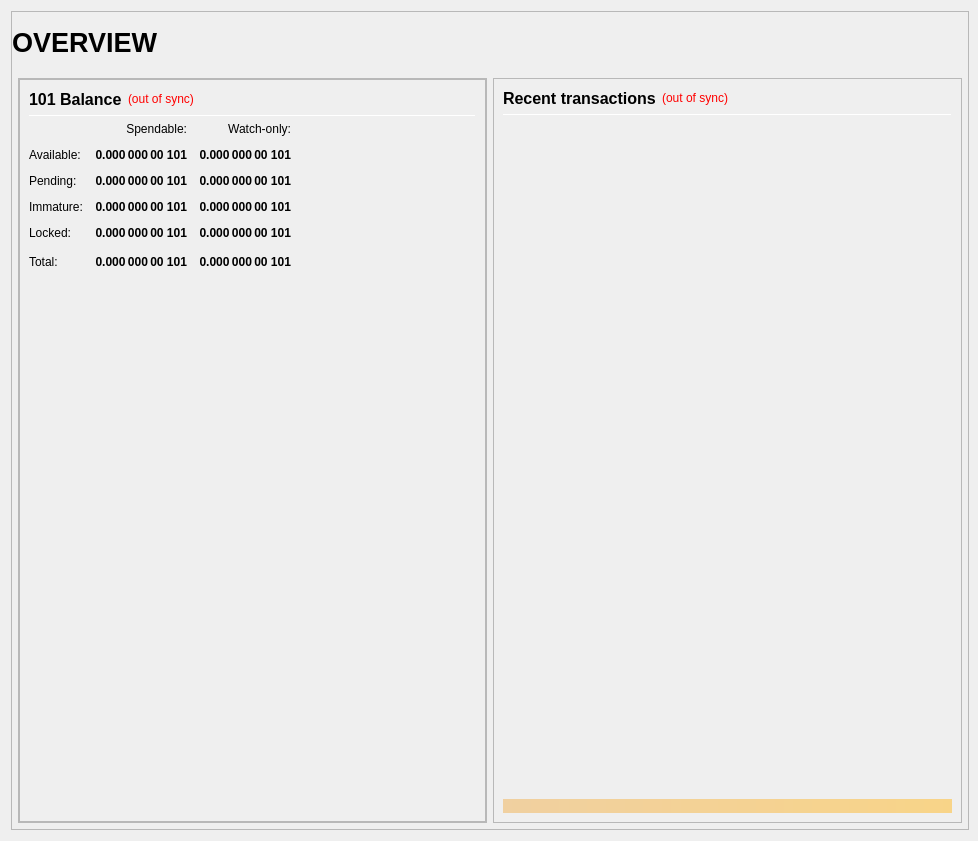
<?xml version="1.0" encoding="UTF-8"?>
<ui version="4.0">
 <class>OverviewPage</class>
 <widget class="QWidget" name="OverviewPage">
  <property name="geometry">
   <rect>
    <x>0</x>
    <y>0</y>
    <width>978</width>
    <height>841</height>
   </rect>
  </property>
  <property name="minimumSize">
   <size>
    <width>960</width>
    <height>682</height>
   </size>
  </property>
  <property name="windowTitle">
   <string>Form</string>
  </property>
  <layout class="QVBoxLayout" name="topLayout" stretch="1">
   <property name="rightMargin">
    <number>9</number>
   </property>
   <item>
    <widget class="QFrame" name="frame_BG">
     <property name="minimumSize">
      <size>
       <width>850</width>
       <height>610</height>
      </size>
     </property>
     <property name="maximumSize">
      <size>
       <width>16777215</width>
       <height>16777215</height>
      </size>
     </property>
     <property name="frameShape">
      <enum>QFrame::StyledPanel</enum>
     </property>
     <property name="frameShadow">
      <enum>QFrame::Raised</enum>
     </property>
     <layout class="QVBoxLayout" name="verticalLayout_3" stretch="1">
      <property name="leftMargin">
       <number>0</number>
      </property>
      <property name="topMargin">
       <number>0</number>
      </property>
      <property name="rightMargin">
       <number>0</number>
      </property>
      <property name="bottomMargin">
       <number>6</number>
      </property>
      <item>
       <layout class="QVBoxLayout" name="verticalLayout_Master" stretch="0,1">
        <property name="leftMargin">
         <number>0</number>
        </property>
        <property name="topMargin">
         <number>0</number>
        </property>
        <property name="rightMargin">
         <number>0</number>
        </property>
        <property name="bottomMargin">
         <number>0</number>
        </property>
        <item>
         <widget class="QFrame" name="frame_Header">
          <layout class="QVBoxLayout" name="verticalLayout_Header" stretch="0">
           <property name="leftMargin">
            <number>0</number>
           </property>
           <property name="topMargin">
            <number>0</number>
           </property>
           <property name="rightMargin">
            <number>0</number>
           </property>
           <property name="bottomMargin">
            <number>0</number>
           </property>
           <item>
            <layout class="QHBoxLayout" name="horizontalLayout_Header" stretch="1,0,1">
             <property name="spacing">
              <number>6</number>
             </property>
             <item>
              <widget class="QLabel" name="labelOverviewHeaderLeft">
               <property name="minimumSize">
                <size>
                 <width>464</width>
                 <height>60</height>
                </size>
               </property>
               <property name="maximumSize">
                <size>
                 <width>16777215</width>
                 <height>60</height>
                </size>
               </property>
               <property name="font">
                <font>
                 <pointsize>20</pointsize>
                 <weight>75</weight>
                 <bold>true</bold>
                </font>
               </property>
               <property name="text">
                <string>OVERVIEW</string>
               </property>
               <property name="alignment">
                <set>Qt::AlignLeading|Qt::AlignLeft|Qt::AlignVCenter</set>
               </property>
              </widget>
             </item>
             <item>
              <spacer name="horizontalSpacer_Header">
               <property name="orientation">
                <enum>Qt::Horizontal</enum>
               </property>
               <property name="sizeHint" stdset="0">
                <size>
                 <width>40</width>
                 <height>20</height>
                </size>
               </property>
              </spacer>
             </item>
             <item>
              <widget class="QLabel" name="labelOverviewHeaderRight">
               <property name="minimumSize">
                <size>
                 <width>464</width>
                 <height>60</height>
                </size>
               </property>
               <property name="maximumSize">
                <size>
                 <width>16777215</width>
                 <height>60</height>
                </size>
               </property>
               <property name="font">
                <font>
                 <pointsize>14</pointsize>
                </font>
               </property>
               <property name="text">
                <string/>
               </property>
               <property name="alignment">
                <set>Qt::AlignRight|Qt::AlignTrailing|Qt::AlignVCenter</set>
               </property>
              </widget>
             </item>
            </layout>
           </item>
          </layout>
         </widget>
        </item>
        <item>
         <widget class="QFrame" name="frame_Content">
          <layout class="QVBoxLayout" name="verticalLayout_Content">
           <property name="leftMargin">
            <number>6</number>
           </property>
           <property name="topMargin">
            <number>0</number>
           </property>
           <property name="rightMargin">
            <number>6</number>
           </property>
           <property name="bottomMargin">
            <number>0</number>
           </property>
           <item>
            <layout class="QHBoxLayout" name="horizontalLayout_Content" stretch="1,1">
             <property name="spacing">
              <number>6</number>
             </property>
             <item>
              <layout class="QVBoxLayout" name="verticalLayout_left" stretch="1">
               <item>
                <widget class="QFrame" name="frameObfuscation">
                 <property name="minimumSize">
                  <size>
                   <width>0</width>
                   <height>0</height>
                  </size>
                 </property>
                 <property name="frameShape">
                  <enum>QFrame::StyledPanel</enum>
                 </property>
                 <property name="frameShadow">
                  <enum>QFrame::Raised</enum>
                 </property>
                 <layout class="QVBoxLayout" name="verticalLayout" stretch="0">
                  <property name="leftMargin">
                   <number>0</number>
                  </property>
                  <property name="topMargin">
                   <number>0</number>
                  </property>
                  <property name="rightMargin">
                   <number>0</number>
                  </property>
                  <property name="bottomMargin">
                   <number>0</number>
                  </property>
                  <item>
                   <widget class="QFrame" name="frame_Balances">
                    <property name="frameShape">
                     <enum>QFrame::StyledPanel</enum>
                    </property>
                    <property name="frameShadow">
                     <enum>QFrame::Raised</enum>
                    </property>
                    <layout class="QVBoxLayout" name="verticalLayout_4">
                     <item>
                      <layout class="QHBoxLayout" name="horizontalLayout_4">
                       <item>
                        <widget class="QLabel" name="label_5">
                         <property name="minimumSize">
                          <size>
                           <width>0</width>
                           <height>20</height>
                          </size>
                         </property>
                         <property name="font">
                          <font>
                           <pointsize>12</pointsize>
                           <weight>75</weight>
                           <bold>true</bold>
                          </font>
                         </property>
                         <property name="text">
                          <string>101 Balance</string>
                         </property>
                        </widget>
                       </item>
                       <item>
                        <widget class="QLabel" name="labelWalletStatus">
                         <property name="cursor">
                          <cursorShape>WhatsThisCursor</cursorShape>
                         </property>
                         <property name="toolTip">
                          <string>The displayed information may be out of date. Your wallet automatically synchronizes with the 101coin network after a connection is established, but this process has not completed yet.</string>
                         </property>
                         <property name="styleSheet">
                          <string notr="true">QLabel { color: red; }</string>
                         </property>
                         <property name="text">
                          <string notr="true">(out of sync)</string>
                         </property>
                         <property name="alignment">
                          <set>Qt::AlignLeading|Qt::AlignLeft|Qt::AlignVCenter</set>
                         </property>
                        </widget>
                       </item>
                       <item>
                        <spacer name="horizontalSpacer_3">
                         <property name="orientation">
                          <enum>Qt::Horizontal</enum>
                         </property>
                         <property name="sizeHint" stdset="0">
                          <size>
                           <width>40</width>
                           <height>20</height>
                          </size>
                         </property>
                        </spacer>
                       </item>
                      </layout>
                     </item>
                     <item>
                      <widget class="Line" name="line_Balance">
                       <property name="minimumSize">
                        <size>
                         <width>0</width>
                         <height>1</height>
                        </size>
                       </property>
                       <property name="maximumSize">
                        <size>
                         <width>16777215</width>
                         <height>1</height>
                        </size>
                       </property>
                       <property name="orientation">
                        <enum>Qt::Horizontal</enum>
                       </property>
                      </widget>
                     </item>
                     <item>
                      <layout class="QGridLayout" name="gridLayout">
                       <property name="spacing">
                        <number>12</number>
                       </property>
                       <item row="0" column="1">
                        <widget class="QLabel" name="labelSpendable">
                         <property name="text">
                          <string>Spendable:</string>
                         </property>
                         <property name="alignment">
                          <set>Qt::AlignRight|Qt::AlignTrailing|Qt::AlignVCenter</set>
                         </property>
                        </widget>
                       </item>
                       <item row="0" column="2">
                        <widget class="QLabel" name="labelWatchonly">
                         <property name="text">
                          <string>Watch-only:</string>
                         </property>
                         <property name="alignment">
                          <set>Qt::AlignRight|Qt::AlignTrailing|Qt::AlignVCenter</set>
                         </property>
                        </widget>
                       </item>
                       <item row="1" column="0">
                        <widget class="QLabel" name="labelBalanceText">
                         <property name="text">
                          <string>Available:</string>
                         </property>
                        </widget>
                       </item>
                       <item row="1" column="1">
                        <widget class="QLabel" name="labelBalance">
                         <property name="font">
                          <font>
                           <weight>75</weight>
                           <bold>true</bold>
                          </font>
                         </property>
                         <property name="cursor">
                          <cursorShape>IBeamCursor</cursorShape>
                         </property>
                         <property name="toolTip">
                          <string>Your current spendable balance</string>
                         </property>
                         <property name="text">
                          <string notr="true">0.000 000 00 101</string>
                         </property>
                         <property name="alignment">
                          <set>Qt::AlignRight|Qt::AlignTrailing|Qt::AlignVCenter</set>
                         </property>
                         <property name="textInteractionFlags">
                          <set>Qt::LinksAccessibleByMouse|Qt::TextSelectableByKeyboard|Qt::TextSelectableByMouse</set>
                         </property>
                        </widget>
                       </item>
                       <item row="1" column="2">
                        <widget class="QLabel" name="labelWatchAvailable">
                         <property name="font">
                          <font>
                           <weight>75</weight>
                           <bold>true</bold>
                          </font>
                         </property>
                         <property name="cursor">
                          <cursorShape>IBeamCursor</cursorShape>
                         </property>
                         <property name="toolTip">
                          <string>Your current balance in watch-only addresses</string>
                         </property>
                         <property name="text">
                          <string notr="true">0.000 000 00 101</string>
                         </property>
                         <property name="alignment">
                          <set>Qt::AlignRight|Qt::AlignTrailing|Qt::AlignVCenter</set>
                         </property>
                         <property name="textInteractionFlags">
                          <set>Qt::LinksAccessibleByMouse|Qt::TextSelectableByKeyboard|Qt::TextSelectableByMouse</set>
                         </property>
                        </widget>
                       </item>
                       <item row="2" column="0">
                        <widget class="QLabel" name="labelPendingText">
                         <property name="text">
                          <string>Pending:</string>
                         </property>
                        </widget>
                       </item>
                       <item row="2" column="1">
                        <widget class="QLabel" name="labelUnconfirmed">
                         <property name="font">
                          <font>
                           <weight>75</weight>
                           <bold>true</bold>
                          </font>
                         </property>
                         <property name="cursor">
                          <cursorShape>IBeamCursor</cursorShape>
                         </property>
                         <property name="toolTip">
                          <string>Total of transactions that have yet to be confirmed, and do not yet count toward the spendable balance</string>
                         </property>
                         <property name="text">
                          <string notr="true">0.000 000 00 101</string>
                         </property>
                         <property name="alignment">
                          <set>Qt::AlignRight|Qt::AlignTrailing|Qt::AlignVCenter</set>
                         </property>
                         <property name="textInteractionFlags">
                          <set>Qt::LinksAccessibleByMouse|Qt::TextSelectableByKeyboard|Qt::TextSelectableByMouse</set>
                         </property>
                        </widget>
                       </item>
                       <item row="2" column="2">
                        <widget class="QLabel" name="labelWatchPending">
                         <property name="font">
                          <font>
                           <weight>75</weight>
                           <bold>true</bold>
                          </font>
                         </property>
                         <property name="cursor">
                          <cursorShape>IBeamCursor</cursorShape>
                         </property>
                         <property name="toolTip">
                          <string>Unconfirmed transactions to watch-only addresses</string>
                         </property>
                         <property name="text">
                          <string notr="true">0.000 000 00 101</string>
                         </property>
                         <property name="alignment">
                          <set>Qt::AlignRight|Qt::AlignTrailing|Qt::AlignVCenter</set>
                         </property>
                         <property name="textInteractionFlags">
                          <set>Qt::LinksAccessibleByMouse|Qt::TextSelectableByKeyboard|Qt::TextSelectableByMouse</set>
                         </property>
                        </widget>
                       </item>
                       <item row="3" column="0">
                        <widget class="QLabel" name="labelImmatureText">
                         <property name="text">
                          <string>Immature:</string>
                         </property>
                        </widget>
                       </item>
                       <item row="3" column="1">
                        <widget class="QLabel" name="labelImmature">
                         <property name="font">
                          <font>
                           <weight>75</weight>
                           <bold>true</bold>
                          </font>
                         </property>
                         <property name="cursor">
                          <cursorShape>IBeamCursor</cursorShape>
                         </property>
                         <property name="toolTip">
                          <string>Staked or masternode rewards that has not yet matured</string>
                         </property>
                         <property name="text">
                          <string notr="true">0.000 000 00 101</string>
                         </property>
                         <property name="alignment">
                          <set>Qt::AlignRight|Qt::AlignTrailing|Qt::AlignVCenter</set>
                         </property>
                         <property name="textInteractionFlags">
                          <set>Qt::LinksAccessibleByMouse|Qt::TextSelectableByKeyboard|Qt::TextSelectableByMouse</set>
                         </property>
                        </widget>
                       </item>
                       <item row="3" column="2">
                        <widget class="QLabel" name="labelWatchImmature">
                         <property name="font">
                          <font>
                           <weight>75</weight>
                           <bold>true</bold>
                          </font>
                         </property>
                         <property name="cursor">
                          <cursorShape>IBeamCursor</cursorShape>
                         </property>
                         <property name="toolTip">
                          <string>Staked or masternode rewards in watch-only addresses that has not yet matured</string>
                         </property>
                         <property name="text">
                          <string notr="true">0.000 000 00 101</string>
                         </property>
                         <property name="alignment">
                          <set>Qt::AlignRight|Qt::AlignTrailing|Qt::AlignVCenter</set>
                         </property>
                         <property name="textInteractionFlags">
                          <set>Qt::LinksAccessibleByMouse|Qt::TextSelectableByKeyboard|Qt::TextSelectableByMouse</set>
                         </property>
                        </widget>
                       </item>
                       <item row="4" column="0">
                        <widget class="QLabel" name="labelLockedBalanceText">
                         <property name="toolTip">
                          <string>Locked 101 or Masternode collaterals. These are excluded from staking.</string>
                         </property>
                         <property name="text">
                          <string>Locked:</string>
                         </property>
                        </widget>
                       </item>
                       <item row="4" column="1">
                        <widget class="QLabel" name="labelLockedBalance">
                         <property name="font">
                          <font>
                           <weight>75</weight>
                           <bold>true</bold>
                          </font>
                         </property>
                         <property name="cursor">
                          <cursorShape>IBeamCursor</cursorShape>
                         </property>
                         <property name="toolTip">
                          <string>Locked 101 or Masternode collaterals. These are excluded from staking.</string>
                         </property>
                         <property name="text">
                          <string notr="true">0.000 000 00 101</string>
                         </property>
                         <property name="alignment">
                          <set>Qt::AlignRight|Qt::AlignTrailing|Qt::AlignVCenter</set>
                         </property>
                         <property name="textInteractionFlags">
                          <set>Qt::LinksAccessibleByMouse|Qt::TextSelectableByKeyboard|Qt::TextSelectableByMouse</set>
                         </property>
                        </widget>
                       </item>
                       <item row="4" column="2">
                        <widget class="QLabel" name="labelWatchLocked">
                         <property name="font">
                          <font>
                           <weight>75</weight>
                           <bold>true</bold>
                          </font>
                         </property>
                         <property name="cursor">
                          <cursorShape>IBeamCursor</cursorShape>
                         </property>
                         <property name="toolTip">
                          <string>Current locked balance in watch-only addresses</string>
                         </property>
                         <property name="text">
                          <string notr="true">0.000 000 00 101</string>
                         </property>
                         <property name="alignment">
                          <set>Qt::AlignRight|Qt::AlignTrailing|Qt::AlignVCenter</set>
                         </property>
                         <property name="textInteractionFlags">
                          <set>Qt::LinksAccessibleByMouse|Qt::TextSelectableByKeyboard|Qt::TextSelectableByMouse</set>
                         </property>
                        </widget>
                       </item>
                       <item row="5" column="0">
                        <widget class="QLabel" name="labelTotalText">
                         <property name="toolTip">
                          <string>Your current 101coin balance, unconfirmed and immature transactions included</string>
                         </property>
                         <property name="text">
                          <string>Total:</string>
                         </property>
                        </widget>
                       </item>
                       <item row="5" column="1">
                        <widget class="QLabel" name="labelTotal">
                         <property name="font">
                          <font>
                           <weight>75</weight>
                           <bold>true</bold>
                          </font>
                         </property>
                         <property name="cursor">
                          <cursorShape>IBeamCursor</cursorShape>
                         </property>
                         <property name="toolTip">
                          <string>Your current 101coin balance, unconfirmed and immature transactions included</string>
                         </property>
                         <property name="text">
                          <string notr="true">0.000 000 00 101</string>
                         </property>
                         <property name="alignment">
                          <set>Qt::AlignRight|Qt::AlignTrailing|Qt::AlignVCenter</set>
                         </property>
                         <property name="textInteractionFlags">
                          <set>Qt::LinksAccessibleByMouse|Qt::TextSelectableByKeyboard|Qt::TextSelectableByMouse</set>
                         </property>
                        </widget>
                       </item>
                       <item row="5" column="2">
                        <widget class="QLabel" name="labelWatchTotal">
                         <property name="font">
                          <font>
                           <weight>75</weight>
                           <bold>true</bold>
                          </font>
                         </property>
                         <property name="cursor">
                          <cursorShape>IBeamCursor</cursorShape>
                         </property>
                         <property name="toolTip">
                          <string>Current total balance in watch-only addresses</string>
                         </property>
                         <property name="text">
                          <string notr="true">0.000 000 00 101</string>
                         </property>
                         <property name="alignment">
                          <set>Qt::AlignRight|Qt::AlignTrailing|Qt::AlignVCenter</set>
                         </property>
                         <property name="textInteractionFlags">
                          <set>Qt::LinksAccessibleByMouse|Qt::TextSelectableByKeyboard|Qt::TextSelectableByMouse</set>
                         </property>
                        </widget>
                       </item>
                       <item row="5" column="3">
                        <spacer name="horizontalSpacer_9">
                         <property name="orientation">
                          <enum>Qt::Horizontal</enum>
                         </property>
                         <property name="sizeHint" stdset="0">
                          <size>
                           <width>40</width>
                           <height>20</height>
                          </size>
                         </property>
                        </spacer>
                       </item>
                      </layout>
                     </item>
                     <item>
                      <spacer name="verticalSpacer_3">
                       <property name="orientation">
                        <enum>Qt::Vertical</enum>
                       </property>
                       <property name="sizeHint" stdset="0">
                        <size>
                         <width>20</width>
                         <height>40</height>
                        </size>
                       </property>
                      </spacer>
                     </item>
                    </layout>
                   </widget>
                  </item>
                 </layout>
                </widget>
               </item>
              </layout>
             </item>
             <item>
              <layout class="QVBoxLayout" name="verticalLayout_right" stretch="1">
               <item>
                <widget class="QFrame" name="frame_RecentTransactions">
                 <property name="minimumSize">
                  <size>
                   <width>0</width>
                   <height>0</height>
                  </size>
                 </property>
                 <property name="frameShape">
                  <enum>QFrame::StyledPanel</enum>
                 </property>
                 <property name="frameShadow">
                  <enum>QFrame::Raised</enum>
                 </property>
                 <layout class="QVBoxLayout" name="verticalLayout_1" stretch="0,0,0,0,0">
                  <item>
                   <layout class="QHBoxLayout" name="horizontalLayout_2">
                    <item>
                     <widget class="QLabel" name="label_4">
                      <property name="minimumSize">
                       <size>
                        <width>0</width>
                        <height>20</height>
                       </size>
                      </property>
                      <property name="font">
                       <font>
                        <pointsize>12</pointsize>
                        <weight>75</weight>
                        <bold>true</bold>
                       </font>
                      </property>
                      <property name="text">
                       <string>Recent transactions</string>
                      </property>
                     </widget>
                    </item>
                    <item>
                     <widget class="QLabel" name="labelTransactionsStatus">
                      <property name="cursor">
                       <cursorShape>WhatsThisCursor</cursorShape>
                      </property>
                      <property name="toolTip">
                       <string>The displayed information may be out of date. Your wallet automatically synchronizes with the 101coin network after a connection is established, but this process has not completed yet.</string>
                      </property>
                      <property name="styleSheet">
                       <string notr="true">QLabel { color: red; }</string>
                      </property>
                      <property name="text">
                       <string notr="true">(out of sync)</string>
                      </property>
                      <property name="alignment">
                       <set>Qt::AlignRight|Qt::AlignTrailing|Qt::AlignVCenter</set>
                      </property>
                     </widget>
                    </item>
                    <item>
                     <spacer name="horizontalSpacer">
                      <property name="orientation">
                       <enum>Qt::Horizontal</enum>
                      </property>
                      <property name="sizeHint" stdset="0">
                       <size>
                        <width>40</width>
                        <height>20</height>
                       </size>
                      </property>
                     </spacer>
                    </item>
                   </layout>
                  </item>
                  <item>
                   <widget class="Line" name="line">
                    <property name="minimumSize">
                     <size>
                      <width>0</width>
                      <height>1</height>
                     </size>
                    </property>
                    <property name="maximumSize">
                     <size>
                      <width>16777215</width>
                      <height>1</height>
                     </size>
                    </property>
                    <property name="orientation">
                     <enum>Qt::Horizontal</enum>
                    </property>
                   </widget>
                  </item>
                  <item>
                   <widget class="QListView" name="listTransactions">
                    <property name="minimumSize">
                     <size>
                      <width>0</width>
                      <height>0</height>
                     </size>
                    </property>
                    <property name="styleSheet">
                     <string notr="true">QListView { background: transparent; }</string>
                    </property>
                    <property name="frameShape">
                     <enum>QFrame::NoFrame</enum>
                    </property>
                    <property name="verticalScrollBarPolicy">
                     <enum>Qt::ScrollBarAlwaysOff</enum>
                    </property>
                    <property name="horizontalScrollBarPolicy">
                     <enum>Qt::ScrollBarAlwaysOff</enum>
                    </property>
                    <property name="selectionMode">
                     <enum>QAbstractItemView::NoSelection</enum>
                    </property>
                   </widget>
                  </item>
                  <item>
                   <spacer name="verticalSpacer_2">
                    <property name="orientation">
                     <enum>Qt::Vertical</enum>
                    </property>
                    <property name="sizeType">
                     <enum>QSizePolicy::Expanding</enum>
                    </property>
                    <property name="sizeHint" stdset="0">
                     <size>
                      <width>20</width>
                      <height>40</height>
                     </size>
                    </property>
                   </spacer>
                  </item>
                  <item>
                   <widget class="QLabel" name="labelAlerts">
                    <property name="maximumSize">
                     <size>
                      <width>16777215</width>
                      <height>16777215</height>
                     </size>
                    </property>
                    <property name="styleSheet">
                     <string notr="true">background-color: qlineargradient(x1: 0, y1: 0, x2: 1, y2: 0, stop:0 #F0D0A0, stop:1 #F8D488); color:#000000;</string>
                    </property>
                    <property name="text">
                     <string/>
                    </property>
                    <property name="wordWrap">
                     <bool>true</bool>
                    </property>
                    <property name="margin">
                     <number>3</number>
                    </property>
                   </widget>
                  </item>
                 </layout>
                </widget>
               </item>
              </layout>
             </item>
            </layout>
           </item>
          </layout>
         </widget>
        </item>
       </layout>
      </item>
     </layout>
    </widget>
   </item>
  </layout>
 </widget>
 <resources/>
 <connections/>
</ui>
